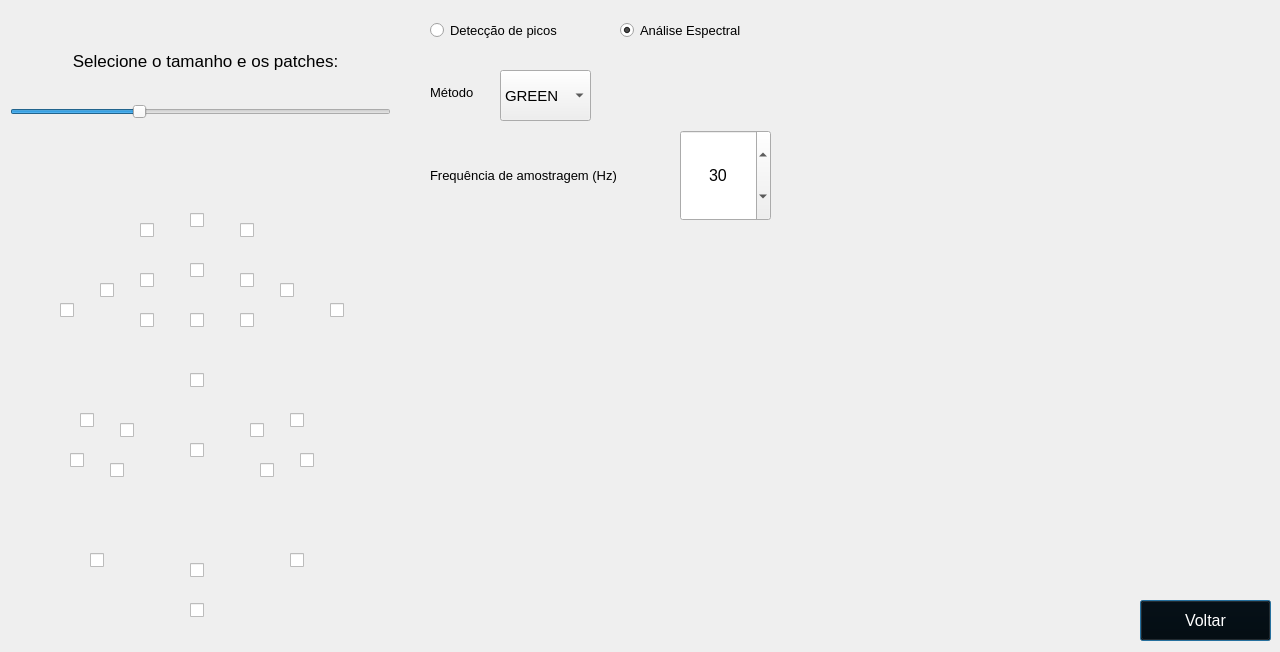
<?xml version="1.0" encoding="UTF-8"?>
<ui version="4.0">
 <class>Dialog</class>
 <widget class="QDialog" name="Dialog">
  <property name="geometry">
   <rect>
    <x>0</x>
    <y>0</y>
    <width>1280</width>
    <height>652</height>
   </rect>
  </property>
  <property name="windowTitle">
   <string>Configurações</string>
  </property>
  <property name="windowIcon">
   <iconset resource="../icones/icones.qrc">
    <normaloff>:/icones/lion.png</normaloff>:/icones/lion.png</iconset>
  </property>
  <widget class="QLabel" name="label_img_face">
   <property name="geometry">
    <rect>
     <x>0</x>
     <y>140</y>
     <width>401</width>
     <height>511</height>
    </rect>
   </property>
   <property name="text">
    <string/>
   </property>
   <property name="pixmap">
    <pixmap resource="../icones/icones.qrc">:/icones/rosto.png</pixmap>
   </property>
  </widget>
  <widget class="QCheckBox" name="checkBox_10">
   <property name="geometry">
    <rect>
     <x>190</x>
     <y>210</y>
     <width>16</width>
     <height>20</height>
    </rect>
   </property>
   <property name="text">
    <string/>
   </property>
  </widget>
  <widget class="QCheckBox" name="checkBox_151">
   <property name="geometry">
    <rect>
     <x>190</x>
     <y>260</y>
     <width>16</width>
     <height>20</height>
    </rect>
   </property>
   <property name="text">
    <string/>
   </property>
  </widget>
  <widget class="QCheckBox" name="checkBox_9">
   <property name="geometry">
    <rect>
     <x>190</x>
     <y>310</y>
     <width>16</width>
     <height>20</height>
    </rect>
   </property>
   <property name="text">
    <string/>
   </property>
  </widget>
  <widget class="QCheckBox" name="checkBox_6">
   <property name="geometry">
    <rect>
     <x>190</x>
     <y>370</y>
     <width>21</width>
     <height>20</height>
    </rect>
   </property>
   <property name="text">
    <string/>
   </property>
  </widget>
  <widget class="QCheckBox" name="checkBox_4">
   <property name="geometry">
    <rect>
     <x>190</x>
     <y>440</y>
     <width>16</width>
     <height>20</height>
    </rect>
   </property>
   <property name="text">
    <string/>
   </property>
  </widget>
  <widget class="QCheckBox" name="checkBox_18">
   <property name="geometry">
    <rect>
     <x>190</x>
     <y>560</y>
     <width>16</width>
     <height>20</height>
    </rect>
   </property>
   <property name="text">
    <string/>
   </property>
  </widget>
  <widget class="QCheckBox" name="checkBox_199">
   <property name="geometry">
    <rect>
     <x>190</x>
     <y>600</y>
     <width>16</width>
     <height>20</height>
    </rect>
   </property>
   <property name="text">
    <string/>
   </property>
  </widget>
  <widget class="QCheckBox" name="checkBox_50">
   <property name="geometry">
    <rect>
     <x>70</x>
     <y>450</y>
     <width>16</width>
     <height>20</height>
    </rect>
   </property>
   <property name="text">
    <string/>
   </property>
  </widget>
  <widget class="QCheckBox" name="checkBox_36">
   <property name="geometry">
    <rect>
     <x>110</x>
     <y>460</y>
     <width>21</width>
     <height>20</height>
    </rect>
   </property>
   <property name="text">
    <string/>
   </property>
  </widget>
  <widget class="QCheckBox" name="checkBox_188">
   <property name="geometry">
    <rect>
     <x>80</x>
     <y>410</y>
     <width>21</width>
     <height>20</height>
    </rect>
   </property>
   <property name="text">
    <string/>
   </property>
  </widget>
  <widget class="QCheckBox" name="checkBox_101">
   <property name="geometry">
    <rect>
     <x>120</x>
     <y>420</y>
     <width>21</width>
     <height>20</height>
    </rect>
   </property>
   <property name="text">
    <string/>
   </property>
  </widget>
  <widget class="QCheckBox" name="checkBox_266">
   <property name="geometry">
    <rect>
     <x>260</x>
     <y>460</y>
     <width>16</width>
     <height>20</height>
    </rect>
   </property>
   <property name="text">
    <string/>
   </property>
  </widget>
  <widget class="QCheckBox" name="checkBox_280">
   <property name="geometry">
    <rect>
     <x>300</x>
     <y>450</y>
     <width>21</width>
     <height>20</height>
    </rect>
   </property>
   <property name="text">
    <string/>
   </property>
  </widget>
  <widget class="QCheckBox" name="checkBox_330">
   <property name="geometry">
    <rect>
     <x>250</x>
     <y>420</y>
     <width>21</width>
     <height>20</height>
    </rect>
   </property>
   <property name="text">
    <string/>
   </property>
  </widget>
  <widget class="QCheckBox" name="checkBox_347">
   <property name="geometry">
    <rect>
     <x>290</x>
     <y>410</y>
     <width>16</width>
     <height>20</height>
    </rect>
   </property>
   <property name="text">
    <string/>
   </property>
  </widget>
  <widget class="QCheckBox" name="checkBox_109">
   <property name="geometry">
    <rect>
     <x>140</x>
     <y>220</y>
     <width>16</width>
     <height>20</height>
    </rect>
   </property>
   <property name="text">
    <string/>
   </property>
  </widget>
  <widget class="QCheckBox" name="checkBox_108">
   <property name="geometry">
    <rect>
     <x>140</x>
     <y>270</y>
     <width>16</width>
     <height>20</height>
    </rect>
   </property>
   <property name="text">
    <string/>
   </property>
  </widget>
  <widget class="QCheckBox" name="checkBox_107">
   <property name="geometry">
    <rect>
     <x>140</x>
     <y>310</y>
     <width>21</width>
     <height>20</height>
    </rect>
   </property>
   <property name="text">
    <string/>
   </property>
  </widget>
  <widget class="QCheckBox" name="checkBox_336">
   <property name="geometry">
    <rect>
     <x>240</x>
     <y>310</y>
     <width>16</width>
     <height>20</height>
    </rect>
   </property>
   <property name="text">
    <string/>
   </property>
  </widget>
  <widget class="QCheckBox" name="checkBox_337">
   <property name="geometry">
    <rect>
     <x>240</x>
     <y>270</y>
     <width>16</width>
     <height>20</height>
    </rect>
   </property>
   <property name="text">
    <string/>
   </property>
  </widget>
  <widget class="QCheckBox" name="checkBox_338">
   <property name="geometry">
    <rect>
     <x>240</x>
     <y>220</y>
     <width>16</width>
     <height>20</height>
    </rect>
   </property>
   <property name="text">
    <string/>
   </property>
  </widget>
  <widget class="QCheckBox" name="checkBox_69">
   <property name="geometry">
    <rect>
     <x>100</x>
     <y>280</y>
     <width>21</width>
     <height>20</height>
    </rect>
   </property>
   <property name="text">
    <string/>
   </property>
  </widget>
  <widget class="QCheckBox" name="checkBox_104">
   <property name="geometry">
    <rect>
     <x>60</x>
     <y>300</y>
     <width>16</width>
     <height>20</height>
    </rect>
   </property>
   <property name="text">
    <string/>
   </property>
  </widget>
  <widget class="QCheckBox" name="checkBox_299">
   <property name="geometry">
    <rect>
     <x>280</x>
     <y>280</y>
     <width>21</width>
     <height>20</height>
    </rect>
   </property>
   <property name="text">
    <string/>
   </property>
  </widget>
  <widget class="QCheckBox" name="checkBox_333">
   <property name="geometry">
    <rect>
     <x>330</x>
     <y>300</y>
     <width>21</width>
     <height>20</height>
    </rect>
   </property>
   <property name="text">
    <string/>
   </property>
  </widget>
  <widget class="QCheckBox" name="checkBox_135">
   <property name="geometry">
    <rect>
     <x>90</x>
     <y>550</y>
     <width>16</width>
     <height>20</height>
    </rect>
   </property>
   <property name="text">
    <string/>
   </property>
  </widget>
  <widget class="QCheckBox" name="checkBox_364">
   <property name="geometry">
    <rect>
     <x>290</x>
     <y>550</y>
     <width>21</width>
     <height>20</height>
    </rect>
   </property>
   <property name="text">
    <string/>
   </property>
  </widget>
  <widget class="QSlider" name="horizontalSlider_patches_size">
   <property name="geometry">
    <rect>
     <x>10</x>
     <y>91</y>
     <width>381</width>
     <height>41</height>
    </rect>
   </property>
   <property name="maximum">
    <number>3</number>
   </property>
   <property name="value">
    <number>1</number>
   </property>
   <property name="orientation">
    <enum>Qt::Horizontal</enum>
   </property>
  </widget>
  <widget class="QLabel" name="label_leg_patches">
   <property name="geometry">
    <rect>
     <x>10</x>
     <y>40</y>
     <width>391</width>
     <height>41</height>
    </rect>
   </property>
   <property name="font">
    <font>
     <pointsize>13</pointsize>
    </font>
   </property>
   <property name="text">
    <string>Selecione o tamanho e os patches:</string>
   </property>
   <property name="alignment">
    <set>Qt::AlignCenter</set>
   </property>
  </widget>
  <widget class="QSpinBox" name="spinBox_fs">
   <property name="geometry">
    <rect>
     <x>680</x>
     <y>130</y>
     <width>91</width>
     <height>91</height>
    </rect>
   </property>
   <property name="sizeIncrement">
    <size>
     <width>0</width>
     <height>0</height>
    </size>
   </property>
   <property name="font">
    <font>
     <pointsize>12</pointsize>
    </font>
   </property>
   <property name="alignment">
    <set>Qt::AlignCenter</set>
   </property>
   <property name="maximum">
    <number>200</number>
   </property>
   <property name="singleStep">
    <number>1</number>
   </property>
   <property name="value">
    <number>30</number>
   </property>
   <property name="displayIntegerBase">
    <number>10</number>
   </property>
  </widget>
  <widget class="QLabel" name="label_fs">
   <property name="geometry">
    <rect>
     <x>430</x>
     <y>150</y>
     <width>241</width>
     <height>51</height>
    </rect>
   </property>
   <property name="font">
    <font>
     <pointsize>10</pointsize>
    </font>
   </property>
   <property name="text">
    <string>Frequência de amostragem (Hz)</string>
   </property>
  </widget>
  <widget class="QLabel" name="label_metodo">
   <property name="geometry">
    <rect>
     <x>430</x>
     <y>80</y>
     <width>71</width>
     <height>24</height>
    </rect>
   </property>
   <property name="font">
    <font>
     <pointsize>10</pointsize>
    </font>
   </property>
   <property name="text">
    <string>Método</string>
   </property>
  </widget>
  <widget class="QComboBox" name="comboBox_metodo">
   <property name="geometry">
    <rect>
     <x>500</x>
     <y>70</y>
     <width>91</width>
     <height>51</height>
    </rect>
   </property>
   <property name="font">
    <font>
     <pointsize>11</pointsize>
    </font>
   </property>
   <item>
    <property name="text">
     <string>GREEN</string>
    </property>
   </item>
   <item>
    <property name="text">
     <string>LGI</string>
    </property>
   </item>
   <item>
    <property name="text">
     <string>POS</string>
    </property>
   </item>
   <item>
    <property name="text">
     <string>PBV</string>
    </property>
   </item>
   <item>
    <property name="text">
     <string>OMIT</string>
    </property>
   </item>
   <item>
    <property name="text">
     <string>SSR</string>
    </property>
   </item>
   <item>
    <property name="text">
     <string>CHROM</string>
    </property>
   </item>
   <item>
    <property name="text">
     <string>ICA</string>
    </property>
   </item>
   <item>
    <property name="text">
     <string>PCA</string>
    </property>
   </item>
   <item>
    <property name="text">
     <string>GRGB</string>
    </property>
   </item>
  </widget>
  <widget class="QRadioButton" name="radioButton_picos">
   <property name="geometry">
    <rect>
     <x>430</x>
     <y>20</y>
     <width>171</width>
     <height>20</height>
    </rect>
   </property>
   <property name="font">
    <font>
     <pointsize>10</pointsize>
    </font>
   </property>
   <property name="text">
    <string>Detecção de picos</string>
   </property>
  </widget>
  <widget class="QRadioButton" name="radioButton_espectro">
   <property name="geometry">
    <rect>
     <x>620</x>
     <y>20</y>
     <width>161</width>
     <height>20</height>
    </rect>
   </property>
   <property name="font">
    <font>
     <pointsize>10</pointsize>
    </font>
   </property>
   <property name="text">
    <string>Análise Espectral</string>
   </property>
   <property name="checked">
    <bool>true</bool>
   </property>
  </widget>
  <widget class="QPushButton" name="pushButton_main_w">
   <property name="geometry">
    <rect>
     <x>1140</x>
     <y>600</y>
     <width>131</width>
     <height>41</height>
    </rect>
   </property>
   <property name="font">
    <font>
     <pointsize>12</pointsize>
    </font>
   </property>
   <property name="styleSheet">
    <string notr="true">background-color: rgb(0, 0, 0);
color: rgb(255, 255, 255);</string>
   </property>
   <property name="text">
    <string>Voltar</string>
   </property>
  </widget>
 </widget>
 <resources>
  <include location="../icones/icones.qrc"/>
 </resources>
 <connections/>
</ui>
